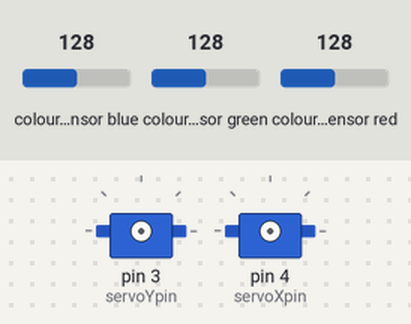
Simulated run of this sketch. Board: Arduino Uno, built with avr-gcc and run on an emulated ATmega328P. Parts: 2 × servo. Wiring (inferred from the names in the program): TCS3200 colour sensor: output pin 5; S2 pin 7; S3 pin 6; S0 pin 9; S1 pin 8. The test bench sets the inputs (shaded band); at power-on: colour sensor blue 128, colour sensor green 128, colour sensor red 128. Storage starts empty; what the sketch prints to the serial monitor is not drawn.

Above: at 0.1 s.
At 1.1 s:
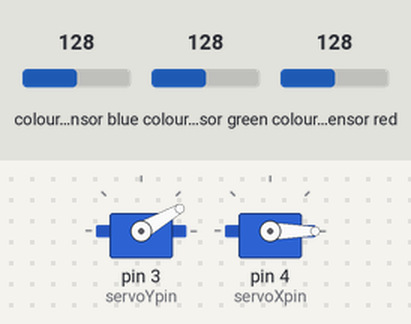
At 6.1 s:
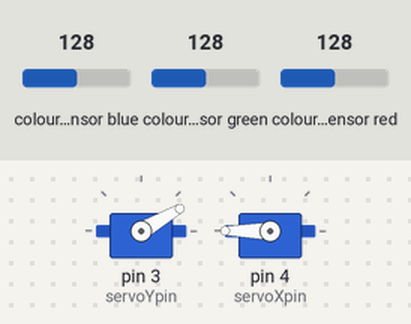
At 11.2 s:
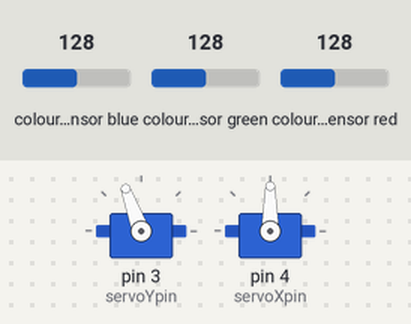
Timing chart, 0 to 12.7 s (numbered marks = the images above):
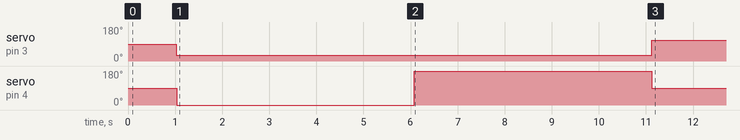

The sketch:

cz_kol3.ino.ino
```cpp
#include <SD.h>
#include <SPI.h>
#include <Servo.h>

#define s0 9
#define s1 8
#define s2 7
#define s3 6
#define out 5
#define servoYpin 3
#define servoXpin 4
#define CLK 13
#define MISO 12
#define MOSI 11
#define CS 10
#define NUMBER_OF_MEASUREMENTS 50
#define DEBUG 0

Servo servoX;
Servo servoY;

int _ready = 0;
int z = 0;


struct stats_t{
  float tab[NUMBER_OF_MEASUREMENTS][4];
  float sX[4] = {0,0,0,0};  //reads average
  float sigmum[4] = {0,0,0,0};  //sum (read - reads average)^2
  float variance[4] = {0,0,0,0};
  float sd[4] = {0,0,0,0}; //standard deviation
};

struct rgb_t{
  volatile float R;
  volatile float G;
  volatile float B;
  float cct, cct2;  //CCT CCT2
};

struct scaled_t{
  float R_min_scaled;
  float G_min_scaled;
  float B_min_scaled;
  float L_min_scaled;
  float R_max_scaled;
  float G_max_scaled;
  float B_max_scaled;
  float L_max_scaled;


  float saturation_irradiance = 12000.0;  //czestotliwosc pracy fotodiody sylikonowej dla s0 = LOW, s1 = HIGH

  float B_max = 0; //dla
  float G_max = 0; //funkcji
  float R_max = 0; //
  float L_max = 0; //scaleMAX
  float B_min = 100000000;
  float G_min = 100000000;
  float R_min = 100000000;
  float L_min = 100000000;

};

struct reads_t{
  struct stats_t stats;
  struct scaled_t min_max;
  struct rgb_t rgb;

  volatile float kolor[4] = {
                              0,  // red
                              0,  // green
                              0,  // blue
                              0   // clear photodiode
                            };
  volatile long duration;

};

void test(const char* str)
{
  Serial.print(str);
  Serial.flush();
}

void setup(){
  pinMode(s0, OUTPUT);
  pinMode(s1, OUTPUT);
  pinMode(s2, OUTPUT);
  pinMode(s3, OUTPUT);
  pinMode(out, INPUT);
  pinMode(CS, OUTPUT);
  Serial.begin(9600);
  Serial.println("START");
  digitalWrite(s0, HIGH);  //czestotliwosc na wyjsciu:
  digitalWrite(s1, HIGH);  //100%
  delay(1000);

  servoY.attach(servoYpin);
  servoX.attach(servoXpin);

}

void loop(){
  struct reads_t whatreads;
  float Hue = 0, Saturation = 0;
//  if(z==0){
//    collect(&whatreads);
//    z++;pk; j < 4; ++j){
//        for(int i = 0; i < NUMBER_OF_MEASUREMENTS; ++i){
//          if(whatreads.stats.tab[i][j] != 0){
//            Serial.print(whatreads.stats.tab[i][j]);
//            Serial.print(" ");
//          }
//        }
//      if(DEBUG==1)
//        Serial.println();
//      }
//    }
//  }
  if(!_ready){
    Serial.println("nie redy ala ma kota");
    test("a");
    scale(&whatreads, &_ready);
    test("b");
    delay(1000);

  }

  if(_ready){
    Serial.println("  redy");
    servoY.detach();
    servoX.detach();
    delay(200);

    sd_init();
    pattern_to_SD();
  }


  while(1){
    color(&whatreads);
    FREQ_to_RGB(&whatreads);

//    Serial.print("R = "); Serial.print(whatreads.rgb.R);
//    Serial.print("G = "); Serial.print(whatreads.rgb.G);
//    Serial.print("B = "); Serial.println(whatreads.rgb.B);

  //  CIE_tristimulus(&whatreads);      // nie wiem
  //  Serial.print(whatreads.rgb.cct);  // czy tego
  //  Serial.println("K");              // potrzebuje

    float Luminance; //= map(whatreads.kolor[3], whatreads.min_max.L_min_scaled, whatreads.min_max.L_max_scaled, 0, 100);
 //   Luminance = constrain(whatreads.kolor[3], 0, 100);

    convert_RGB_to_0_to_100_scale(&whatreads);
    RGB_to_HSL(&whatreads, Hue, Saturation, Luminance);

    Serial.print("Hue: "); Serial.println(Hue*360);
    Serial.print("Saturation: "); Serial.println(Saturation);
    Serial.print("Luminance: "); Serial.println(Luminance);
  }
  //distance();
}

/********************************************************************
 *                      TCS 2300                                    *
 *  |s2  s3  | Fotodioda|     |s0  s1  | Czestotliwosc na wyjsciu|  *
 *  |--------+----------|     |--------+-------------------------|  *
 *  |0   0   | Czerwony |     |0   0   | wylaczenie zasilania    |  *
 *  |0   1   | Niebieski|     |0   1   | 2%                      |  *
 *  |1   0   | Czysta   |     |1   0   | 20%                     |  *
 *  |1   1   | Zielony  |     |1   1   | 100%                    |  *
 ********************************************************************/

void color(struct reads_t *r){
  digitalWrite(s2, LOW);           //R
  digitalWrite(s3, LOW);
  r->kolor[0] = pulseIn(out, LOW);
  r->kolor[0] = r->min_max.saturation_irradiance / r->kolor[0];
//  Serial.print("R = "); Serial.print(r->kolor[0]); Serial.print(" ");

  digitalWrite(s2, HIGH);          //G
  digitalWrite(s3, HIGH);
  r->kolor[1] = pulseIn(out, LOW);
  r->kolor[1] = r->min_max.saturation_irradiance / r->kolor[1];
//  Serial.print("G = "); Serial.print(r->kolor[1]); Serial.print(" ");

  digitalWrite(s2, LOW);           //B
  digitalWrite(s3, HIGH);
  r->kolor[2] = pulseIn(out, LOW);
  r->kolor[2] = r->min_max.saturation_irradiance / r->kolor[2];
//  Serial.print("B = "); Serial.print(r->kolor[2]); Serial.print(" ");

  digitalWrite(s2, HIGH);          //C
  digitalWrite(s3, LOW);
  r->kolor[3] = pulseIn(out, LOW);
  r->kolor[3] = r->min_max.saturation_irradiance / r->kolor[3];
//  Serial.print("C = "); Serial.print(r->kolor[3]); Serial.println("");
  delay(20);

  return;
}

void FREQ_to_RGB(struct reads_t *r){
  r->rgb.R = (r->kolor[0] - r->min_max.R_min_scaled) * (255 - 0) / (r->min_max.R_max_scaled - r->min_max.R_min_scaled) + 0;  //skalowanie do formatu RGB
  r->rgb.R = constrain(r->rgb.R, 0, 255);
  if(DEBUG==1){
    Serial.print("R = "); Serial.println(r->kolor[0]);
  }

  r->rgb.G = (r->kolor[1] - r->min_max.G_min_scaled) * (255 - 0) / (r->min_max.G_max_scaled - r->min_max.G_min_scaled) + 0;  //skalowanie do formatu RGB
  r->rgb.G = constrain(r->rgb.G, 0, 255);
  if(DEBUG==1){
    Serial.print("G = "); Serial.println(r->kolor[1]);
  }

  r->rgb.B = (r->kolor[2] - r->min_max.B_min_scaled) * (255 - 0) / (r->min_max.B_max_scaled - r->min_max.B_min_scaled) + 0;  //skalowanie do formatu RGB
  r->rgb.B = constrain(r->rgb.B, 0, 255);
  if(DEBUG==1){
    Serial.print("B = "); Serial.println(r->kolor[2]);
  }

  return;
}

void convert_RGB_to_0_to_100_scale(struct reads_t *r){
  r->rgb.R = (((float) r->kolor[0]) / 65536) * 100;
  r->rgb.G = (((float) r->kolor[1]) / 65536) * 100;
  r->rgb.B = (((float) r->kolor[2])/ 65536) * 100;

  return;
}

void CIE_tristimulus(struct reads_t *r){

/************************ CIE_tristimulus_XYZ ********************/
  const float X = (-0.14282 * r->rgb.R) + (1.54924 * r->rgb.G) + (-0.95641 * r->rgb.B);
  const float Y = (-0.32466 * r->rgb.R) + (1.57837 * r->rgb.G) + (-0.73191 * r->rgb.B);
  const float Z = (-0.68202 * r->rgb.R) + (0.77073 * r->rgb.G) + (0.56332 * r->rgb.B);
/*****************************************************************/

/********************** CHROMATICLY COORTINATES ******************/
  const float x = X / (X + Y + Z);
  const float y = Y / (X + Y + Z);
/*****************************************************************/

/************************ McCamy's Formula ***********************/
  const float n = (x - 0.332) / (0.1858 - y);
  r->rgb.cct = (449 * n * n * n) + (3525 * n * n) + (6823.3 * n) + 5520.33; //CCT [Kelvin] <- for 'absolute' black object
/*****************************************************************/

  return;
}

void RGB_to_HSL(struct reads_t *r, float& Hue, float& Saturation, float& Luminance){
  float fmin, fmax;
  fmax = max(max(r->rgb.R, r->rgb.G), r->rgb.B);
  fmin = min(min(r->rgb.R, r->rgb.G), r->rgb.B);

  //Luminance = fmax;
  Luminance = map(Luminance, r->min_max.L_min_scaled, r->min_max.L_max_scaled, 0, 100);
  //Luminance = constrain(r->kolor[3], 0, 100);
  if (fmax > 0)
    Saturation = (fmax - fmin) / fmax;
  else
    Saturation = 0;

  if (Saturation == 0)
    Hue = 0;
  else{
    if(fmax == r->rgb.R)
      Hue = (r->rgb.G - r->rgb.B) / (fmax - fmin);
    else if (fmax == r->rgb.G)
      Hue = 2 + (r->rgb.B - r->rgb.R) / (fmax - fmin);
    else
      Hue = 4 + (r->rgb.R - r->rgb.G) / (fmax - fmin);
    Hue = Hue / 6;
    if (Hue < 0) Hue += 1;
  }
  return;
}

void collect(struct reads_t *r){
    test("n");

  int flag = 1;

  for(int i = 0; i < NUMBER_OF_MEASUREMENTS; ++i){
    color(r);
    for(int j = 0; j < 4; ++j){
      if(i < NUMBER_OF_MEASUREMENTS){
        r->stats.tab[i][j] = r->kolor[j];
      }
    }
  }
  test("o");


  statistical_processing(r);
  return;
}

void statistical_processing(struct reads_t *r){
  average(r);
  variance_deviation(r);
  if(cleaning_data(r))
    average(r);
}

void average(struct reads_t *r){
  for(int i = 0; i < 4; ++i){
    for(int j = 0; j < NUMBER_OF_MEASUREMENTS; ++j){
      if(r->stats.tab[j][i] != 0){
        //Serial.print(r->stats.tab[j][i]); Serial.print(" ");
        r->stats.sX[i] += r->stats.tab[j][i];
      }
    }
    if(DEBUG==1){
      Serial.println();
    }
    r->stats.sX[i] /= NUMBER_OF_MEASUREMENTS;
    if(DEBUG==1){
      Serial.print("sX = "); Serial.println(r->stats.sX[i]);
    }
  }
}

void variance_deviation(struct reads_t *r){
    for(int i = 0; i < 4; ++i){
    for(int j = 0; j < NUMBER_OF_MEASUREMENTS; ++j){
      if(r->stats.tab[j][i] != 0){
        r->stats.variance[i] += ( (r->stats.tab[j][i] - r->stats.sX[i]) * (r->stats.tab[j][i] - r->stats.sX[i]) ) / NUMBER_OF_MEASUREMENTS;
      }
    }
    if(DEBUG==1){
      Serial.print("variance = "); Serial.println(r->stats.variance[i], 8);
    }
    r->stats.sd[i] = sqrt(r->stats.variance[i]);
    if(DEBUG==1){
      Serial.println(r->stats.sd[i], 8);
    }
  }

  for(int i = 0; i < 4; ++i){
    r->stats.variance[i] = 0;
  }
}

bool cleaning_data(struct reads_t *r){
  int flag = 0;
  for(int i = 0; i < 4; ++i){
    for(int j = 0; j < NUMBER_OF_MEASUREMENTS; ++j){
      if( r->stats.sX[i] - 2 * r->stats.sd[i] > r->stats.tab[j][i] || r->stats.sX[i] + 2 * r->stats.sd[i] < r->stats.tab[j][i] ){
        if(DEBUG==1)
          Serial.println("clearing...");
        r->stats.tab[j][i] = 0;
        flag = 1;
      }
      if(flag)
        return true;
    }
  }
  return false;
}

void scale(struct reads_t *r, int *_ready){
    test("c");
  servo_scale_black();
      test("d");

  scale_black(r);
      test("e");

  delay(4000);
    test("f");


  servo_scale_white();
  scale_white(r);
  delay(4000);

  if(DEBUG==1){
      Serial.print("R_min = "); Serial.print(r->min_max.R_min_scaled, 8); Serial.print("   ");
      Serial.print("R_max = "); Serial.println(r->min_max.R_max_scaled, 8);
      Serial.print("G_min = "); Serial.print(r->min_max.G_min_scaled, 8); Serial.print("   ");
      Serial.print("G_max = "); Serial.println(r->min_max.G_max_scaled, 8);
      Serial.print("B_min = "); Serial.print(r->min_max.B_min_scaled, 8); Serial.print("   ");
      Serial.print("B_max = "); Serial.println(r->min_max.B_max_scaled, 8);
      Serial.print("L_min = "); Serial.print(r->min_max.L_min_scaled, 8); Serial.print("   ");
      Serial.print("L_max = "); Serial.println(r->min_max.L_max_scaled, 8);
  }

  *_ready = servo_start_position();

  return;
}

int servo_start_position(){
  servoX.write(90);
  servoY.write(110);

  return 1;
}

void servo_scale_black(){
      test("h");
  servoY.write(30);
      test("i");

  servoX.write(0);
    test("j");

  return;
}

void scale_black(struct reads_t *r){
     test("k");

  collect(r);
    test("l");

  choose_black(r);
    test("m");

  return;
}

void choose_black(struct reads_t *r){
    r->min_max.R_min_scaled = r->stats.sX[0];
    r->min_max.G_min_scaled = r->stats.sX[1];
    r->min_max.B_min_scaled = r->stats.sX[2];
    r->min_max.L_min_scaled = r->stats.sX[3];

  return;
}

void servo_scale_white(){
  servoX.write(180);

  return;
}

void scale_white(struct reads_t *r){
  collect(r);
  choose_white(r);

  return;
}

void choose_white(struct reads_t *r){
    r->min_max.R_max_scaled = r->stats.sX[0];
    r->min_max.G_max_scaled = r->stats.sX[1];
    r->min_max.B_max_scaled = r->stats.sX[2];
    r->min_max.L_max_scaled = r->stats.sX[3];

  return;
}

void sd_init(){
  if(!SD.begin(CS)){
    Serial.println("Nie znaleziono karty SD");
    return;
  }
  Serial.println("Znaleziono karte SD");

  return;
}

void pattern_to_SD(){
  File database;
  database = SD.open("database.txt", FILE_WRITE);
  if(database){
    Serial.print("Gotowy do działania");
  }
  else{
    Serial.print("Nie znaleziono bazy danych wzorcow");
  }
  database.close();

  return;
}
```

Measured:
- by itself, servo on pin 3 (servoYpin): 90° → 30° at 1.0 s, → 110° 10.1 s later
- by itself, servo on pin 4 (servoXpin): 90° → 0° at 1.0 s, → 180° 5.0 s later, → 90° 5.0 s later
